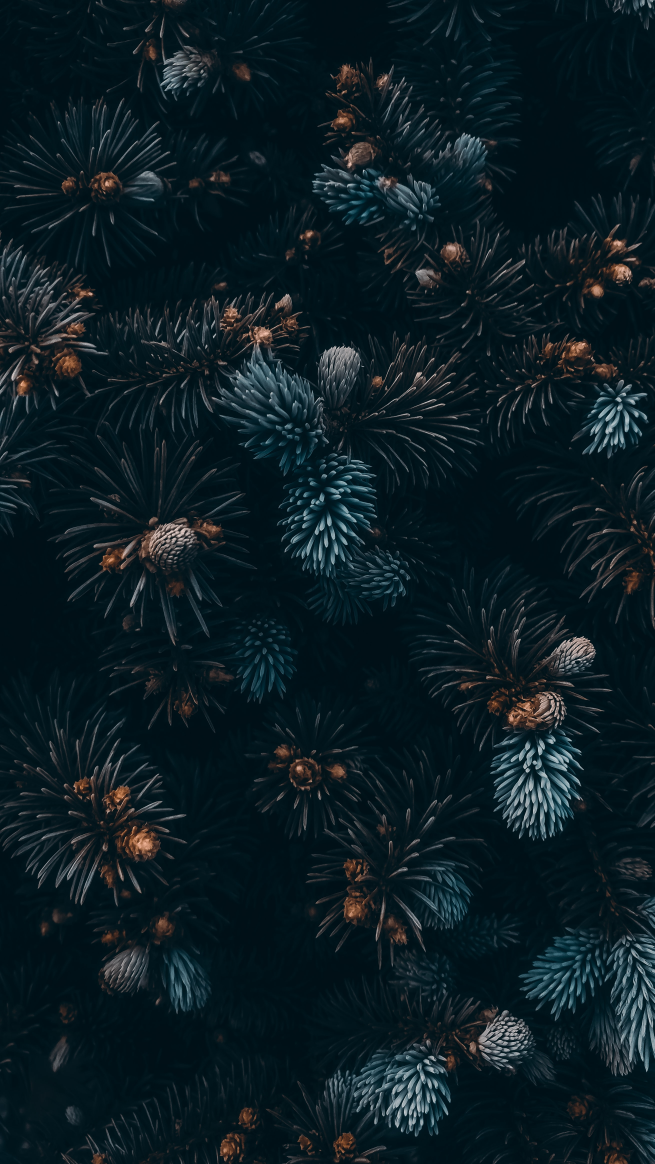
#> input picture assets/dec-back.jpg, 2619 x 4656 px, found by its file name (shown at 1/4 size)
$ python main2.py
#> lines starting #> are read from the running program, lines starting #| are printed output that depends on the picture
### dates.py
import datetime
import calendar

def getdays(year,month):
    month = calendar.monthcalendar(year,month)
    weekday = ["Mo","Tu","We","Th","Fr","Sa","Su"]
    monthlist = []
    for week in month:
        for i, day in enumerate(week):
            if day != 0:
                monthlist.append({"day":weekday[i],"number":day})

    return monthlist

### main2.py
from PIL import Image, ImageDraw, ImageFont
from dates import getdays
im = Image.open("dec-back.jpg").convert("RGB")
#> im is the input picture: PIL image 2619x4656 RGB; mean R, G, B 12, 28.7, 35.1

im = im.resize((2480,3508))
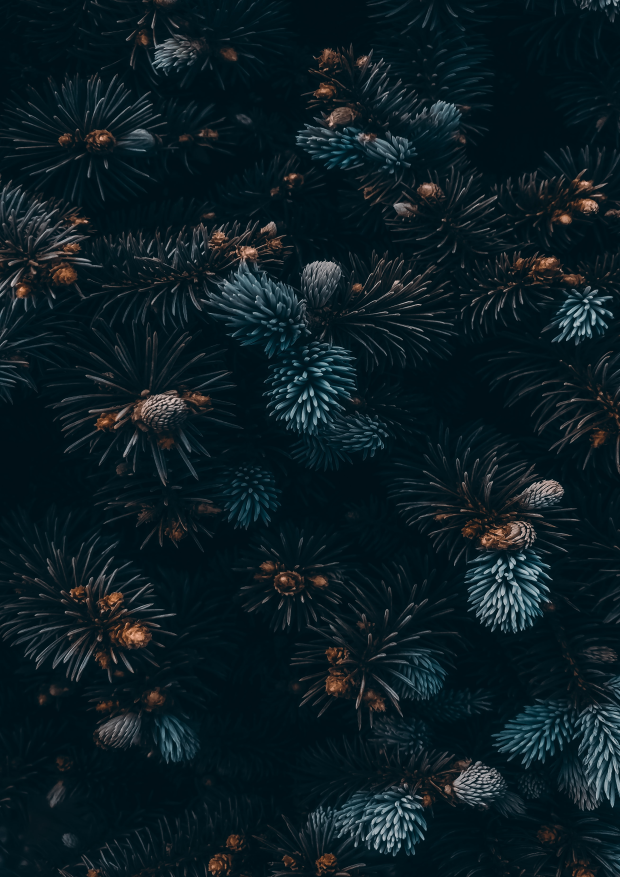
#> im: PIL image 2480x3508 RGB (shown at 1/4 size); mean R, G, B 12, 28.7, 35.1
d = ImageDraw.Draw(im,"RGBA")
dates = getdays(2021,12)
d.rectangle([(40,40),(1800,3460)],(255,255,255,140))
d.rectangle([(1800+25,40),(2450,3460)],(255,255,255,140))
fnt = ImageFont.truetype('Harabara.ttf',100)
for y,day in enumerate(dates):
    fill = (0,0,0,255)
    if day['day'] == "Sa" or day['day'] == "Su":
        fill = (100,100,100,255)
    d.text((770,y*103+250),day['day'],font=fnt,fill=fill)
    d.text((940,y*103+250),str(day['number']),font=fnt,fill=fill)
    if y != 0:
        d.line((40,y*103+250,1800,y*103+250),fill=(0,0,0,100),width=5)
        d.line((1800+25,y*103+250,2450,y*103+250),fill=(0,0,0,100),width=5)
fntbig = ImageFont.truetype('Harabara.ttf',160)
d.text((60,60),"December",font=fntbig,fill=(0,0,0,255))
# d.text((1850,60),"Tasks",font=fntbig,fill=(0,0,0,255))
im.save('dec.png', 'PNG')
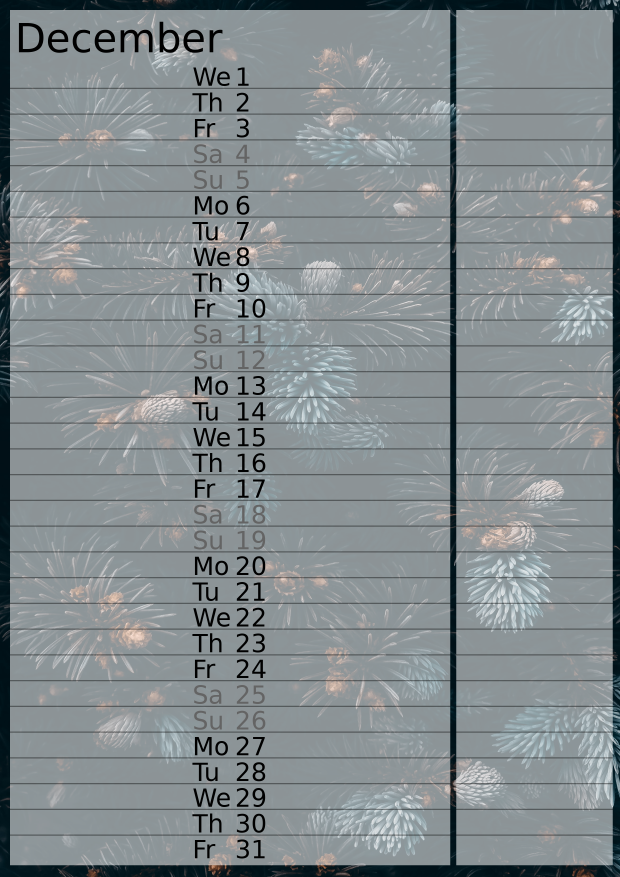
#> saved as dec.png: PIL image 2480x3508 RGB (shown at 1/4 size); mean R, G, B 132.1, 140, 143

$ run again, with assets/fitness.png saved as assets/dec-back.jpg
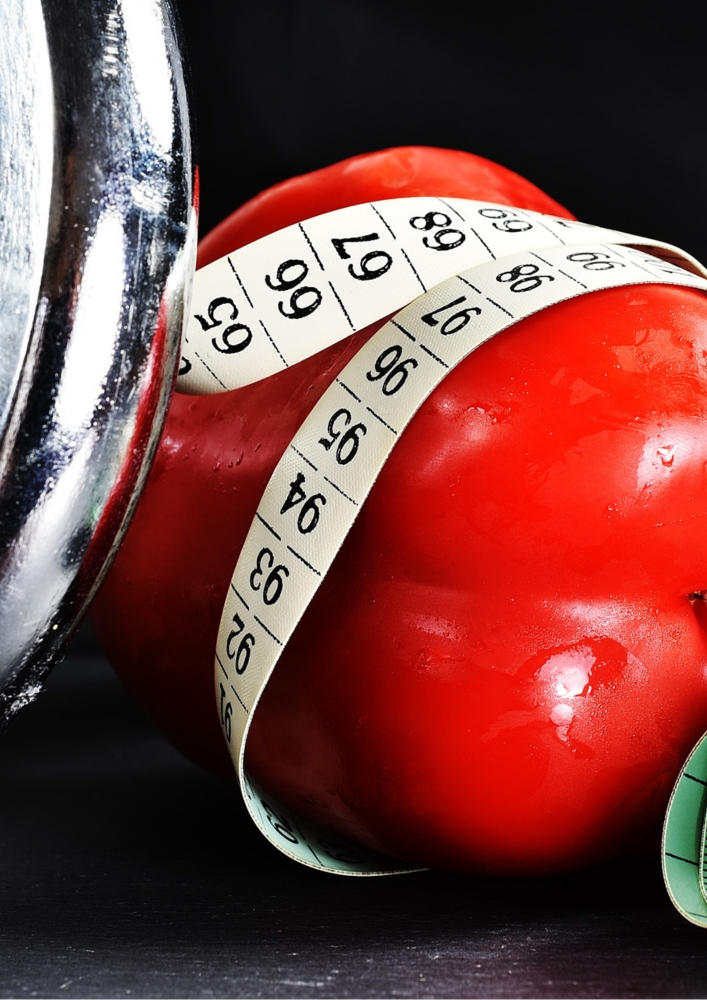
#> input picture assets/fitness.png, 1414 x 2000 px, found by its file name (shown at 1/2 size)
#> im is the input picture: PIL image 1414x2000 RGB; mean R, G, B 118.7, 65.6, 62.8
#> im: PIL image 2480x3508 RGB
#> `im.save('dec.png', 'PNG')`:
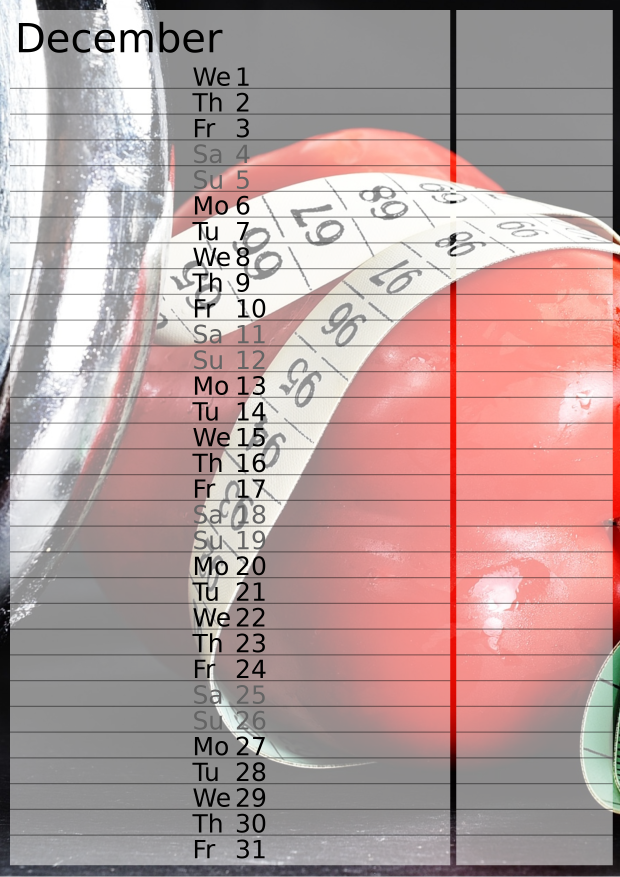
#> saved as dec.png: PIL image 2480x3508 RGB (shown at 1/4 size); mean R, G, B 181.7, 157.4, 156.2
